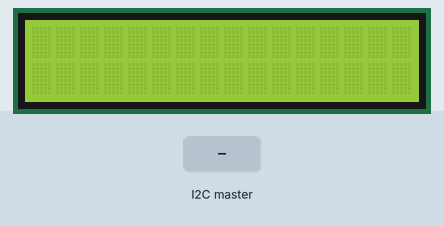
Recording of a sketch running on a simulated Arduino Uno, built with avr-gcc and run on an emulated ATmega328P. On the bench: 16×2 character LCD. The test bench sets the inputs (shaded band).

Above: at 1.2 s.
1.3 s: the I2C master sends the byte 1
At 1.8 s:
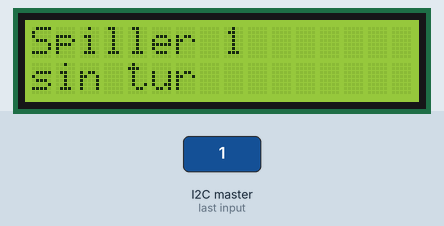
2.8 s: the I2C master sends the byte 2
At 4.1 s:
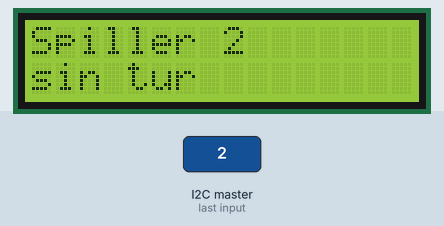
Timing chart, 0 to 5.8 s (numbered marks = the images above; inputs shaded):
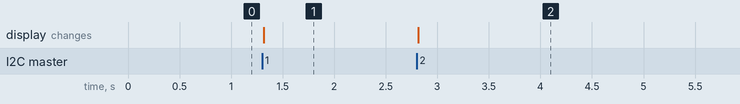

Measured:
- after the input at 1.3 s, the display: changes at once (image 1)
- after the input at 2.8 s, the display: changes at once (image 2)

The sketch:

prototype_kode_v2_I2C_Slave.ino
```cpp
//Usabilitech Rainrow prototype kode I2C Slave IN1060 Vaar 2020
//Kode til Slave-arduino(styrer skjermen utifra data
//den mottar fra Master).

//IC2 Library
#include <Wire.h>

//LCD Library
#include <LiquidCrystal.h>

//Slaveadressen defineres
#define SLAVE_ADDR 9

//Variabel for data lest fra master
int lestData = 0;

//Variabler til og oppsett av LCD
int contrast = 20;
int contrastPin = 10;
LiquidCrystal lcd(12, 11, 5, 4, 6, 2);


void setup() {
  //Kontrasten paa LCDen settes
  analogWrite(contrastPin, contrast);

  //LCDen startes
  lcd.begin(16, 2);

  //IC2 Kommunikasjon til den andre arduinoen startes
  Wire.begin(SLAVE_ADDR);

  //Funksjonen receiveEvent kjoeres naar data mottas fra master
  Wire.onReceive(receiveEvent);
}

//Funksjonen reveiceEvent leser dataen sendt fra master
//og putter den i variabelen vi definerte for dette.
void receiveEvent() {
  lestData = Wire.read();
}

void loop() {
  //If sjekker for hva LCDen skal printe ut utifra hva som har
  //blitt innlest fra master
  if (lestData == 1) {
    lcd.clear();
    lcd.print("Spiller 1");
    //Posisjonen for utskrift settes til rad 2 paa LCDen
    lcd.setCursor(0, 1);
    lcd.print("sin tur");
    lestData = 0;
  }

  if (lestData == 2) {
    lcd.clear();
    lcd.print("Spiller 2");
    //Posisjonen for utskrift settes til rad 2 paa LCDen
    lcd.setCursor(0, 1);
    lcd.print("sin tur");
    lestData = 0;
  }

  if (lestData == 3) {
    lcd.clear();
    lcd.print("Spiller 1 vant!");
    //Posisjonen for utskrift settes til rad 2 paa LCDen
    lcd.setCursor(0, 1);
    lcd.print("Trykk for reset");
    lestData = 0;
  }

  if (lestData == 4) {
    lcd.clear();
    lcd.print("Spiller 2 vant!");
    //Posisjonen for utskrift settes til rad 2 paa LCDen
    lcd.setCursor(0, 1);
    lcd.print("Trykk for reset");
    lestData = 0;
  }
}
```
